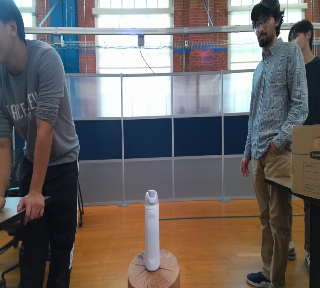
#> input picture images/color_image1.png, 320 x 288 px
$ python point_cloud_combine.py
#> lines starting #> are read from the running program, lines starting #| are printed output that depends on the picture
import numpy as np
import cv2
from PIL import Image
import open3d as o3d
import matplotlib.pyplot as plt

def read_images_pil(color_image_path, depth_image_path):
#> called with color_image_path = 'images/color_image1.png', depth_image_path = 'images/depth_image1.png'
    color_image = Image.open(color_image_path)
#> color_image is the input picture: PIL image 320x288 RGB; mean R, G, B 108.6, 103.1, 101.2
    color_array = np.array(color_image)

    depth_image = Image.open(depth_image_path)
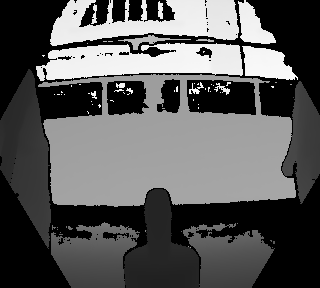
#> input picture images/depth_image1.png, 320 x 288 px
#> depth_image is the input picture: PIL image 320x288 I;16; min 0, max 6049, mean 2122.9
    depth_array = np.array(depth_image)

    if depth_array.dtype == np.uint16:
        depth_array = depth_array.astype(np.float32) / 1000.0  # Assuming depth is in millimeters

    return color_array, depth_array

# [76 lines left out: functions calculate_transformation_matrix, transform_point_cloud, combine_and_visualize_point_clouds, generate_pointcloud, process_image, not called in this run]

if __name__ == "__main__":
    # Camera intrinsic parameters (adjust these based on your camera)
    cx, cy = 638.4906616210938, 364.21429443359375
    fx, fy = 614.5958251953125, 614.3775634765625
    K = np.array([[fx, 0, cx], [0, fy, cy], [0, 0, 1]])
    K_inv = np.linalg.inv(np.eye(4))
    K_inv[:3, :3] = np.linalg.inv(K)

    # Read images
    color_image_path1 = "images/color_image1.png"
    depth_image_path1 = "images/depth_image1.png"
    mask_path1 = "images/mask_image1.png"
    color_image_path2 = "images/color_image2.png"
    depth_image_path2 = "images/depth_image2.png"
    mask_path2 = "images/mask_image2.png"

    color_image1, depth_image1 = read_images_pil(color_image_path1, depth_image_path1)
    color_image2, depth_image2 = read_images_pil(color_image_path2, depth_image_path2)
#> call 2 of read_images_pil, with color_image_path = 'images/color_image2.png', depth_image_path = 'images/depth_image2.png'
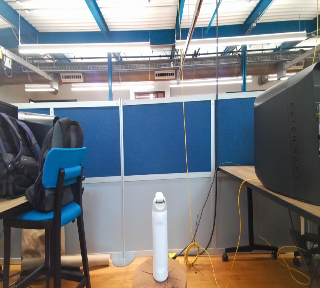
#> input picture images/color_image2.png, 320 x 288 px
#> in read_images_pil, color_image is the input picture: PIL image 320x288 RGB; mean R, G, B 118.2, 122.4, 127.3
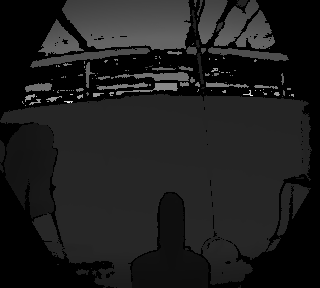
#> input picture images/depth_image2.png, 320 x 288 px
#> in read_images_pil, depth_image is the input picture: PIL image 320x288 I;16; min 0, max 14299, mean 1668.2
#> (the run stopped early here; a loop or call above may not have finished)
